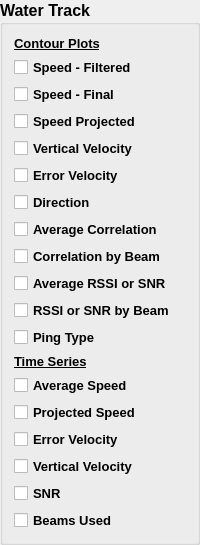
                  <widget class="QGroupBox" name="gb_plot_type_3">
                   <property name="font">
                    <font>
                     <pointsize>12</pointsize>
                     <weight>75</weight>
                     <bold>true</bold>
                    </font>
                   </property>
                   <property name="title">
                    <string>Water Track</string>
                   </property>
                   <layout class="QVBoxLayout" name="verticalLayout_87">
                    <item>
                     <widget class="QLabel" name="label_8">
                      <property name="font">
                       <font>
                        <pointsize>10</pointsize>
                        <weight>75</weight>
                        <bold>true</bold>
                        <underline>true</underline>
                       </font>
                      </property>
                      <property name="text">
                       <string>Contour Plots</string>
                      </property>
                     </widget>
                    </item>
                    <item>
                     <widget class="QCheckBox" name="cb_adv_graph_speed_filtered">
                      <property name="font">
                       <font>
                        <pointsize>10</pointsize>
                        <weight>75</weight>
                        <bold>true</bold>
                       </font>
                      </property>
                      <property name="text">
                       <string>Speed - Filtered</string>
                      </property>
                     </widget>
                    </item>
                    <item>
                     <widget class="QCheckBox" name="cb_adv_graph_speed_final">
                      <property name="font">
                       <font>
                        <pointsize>10</pointsize>
                        <weight>75</weight>
                        <bold>true</bold>
                       </font>
                      </property>
                      <property name="text">
                       <string>Speed - Final</string>
                      </property>
                     </widget>
                    </item>
                    <item>
                     <widget class="QCheckBox" name="cb_adv_graph_projected">
                      <property name="font">
                       <font>
                        <pointsize>10</pointsize>
                        <weight>75</weight>
                        <bold>true</bold>
                       </font>
                      </property>
                      <property name="text">
                       <string>Speed Projected</string>
                      </property>
                     </widget>
                    </item>
                    <item>
                     <widget class="QCheckBox" name="cb_adv_graph_vertical">
                      <property name="font">
                       <font>
                        <pointsize>10</pointsize>
                        <weight>75</weight>
                        <bold>true</bold>
                       </font>
                      </property>
                      <property name="text">
                       <string>Vertical Velocity</string>
                      </property>
                     </widget>
                    </item>
                    <item>
                     <widget class="QCheckBox" name="cb_adv_graph_error">
                      <property name="font">
                       <font>
                        <pointsize>10</pointsize>
                        <weight>75</weight>
                        <bold>true</bold>
                       </font>
                      </property>
                      <property name="text">
                       <string>Error Velocity</string>
                      </property>
                     </widget>
                    </item>
                    <item>
                     <widget class="QCheckBox" name="cb_adv_graph_direction">
                      <property name="font">
                       <font>
                        <pointsize>10</pointsize>
                        <weight>75</weight>
                        <bold>true</bold>
                       </font>
                      </property>
                      <property name="text">
                       <string>Direction</string>
                      </property>
                     </widget>
                    </item>
                    <item>
                     <widget class="QCheckBox" name="cb_adv_graph_avg_corr">
                      <property name="font">
                       <font>
                        <pointsize>10</pointsize>
                        <weight>75</weight>
                        <bold>true</bold>
                       </font>
                      </property>
                      <property name="text">
                       <string>Average Correlation</string>
                      </property>
                     </widget>
                    </item>
                    <item>
                     <widget class="QCheckBox" name="cb_adv_graph_corr_beam">
                      <property name="font">
                       <font>
                        <pointsize>10</pointsize>
                        <weight>75</weight>
                        <bold>true</bold>
                       </font>
                      </property>
                      <property name="text">
                       <string>Correlation by Beam</string>
                      </property>
                     </widget>
                    </item>
                    <item>
                     <widget class="QCheckBox" name="cb_adv_graph_avg_rssi">
                      <property name="font">
                       <font>
                        <pointsize>10</pointsize>
                        <weight>75</weight>
                        <bold>true</bold>
                       </font>
                      </property>
                      <property name="text">
                       <string>Average RSSI or SNR</string>
                      </property>
                     </widget>
                    </item>
                    <item>
                     <widget class="QCheckBox" name="cb_adv_graph_rssi_beam">
                      <property name="font">
                       <font>
                        <pointsize>10</pointsize>
                        <weight>75</weight>
                        <bold>true</bold>
                       </font>
                      </property>
                      <property name="text">
                       <string>RSSI or SNR by Beam</string>
                      </property>
                     </widget>
                    </item>
                    <item>
                     <widget class="QCheckBox" name="cb_adv_graph_ping_type">
                      <property name="font">
                       <font>
                        <pointsize>10</pointsize>
                        <weight>75</weight>
                        <bold>true</bold>
                       </font>
                      </property>
                      <property name="text">
                       <string>Ping Type</string>
                      </property>
                     </widget>
                    </item>
                    <item>
                     <widget class="QLabel" name="label_9">
                      <property name="font">
                       <font>
                        <pointsize>10</pointsize>
                        <weight>75</weight>
                        <bold>true</bold>
                        <underline>true</underline>
                       </font>
                      </property>
                      <property name="text">
                       <string>Time Series</string>
                      </property>
                     </widget>
                    </item>
                    <item>
                     <widget class="QCheckBox" name="cb_adv_graph_avg_speed">
                      <property name="font">
                       <font>
                        <pointsize>10</pointsize>
                        <weight>75</weight>
                        <bold>true</bold>
                       </font>
                      </property>
                      <property name="text">
                       <string>Average Speed</string>
                      </property>
                     </widget>
                    </item>
                    <item>
                     <widget class="QCheckBox" name="cb_adv_graph_projected_speed_ts">
                      <property name="font">
                       <font>
                        <pointsize>10</pointsize>
                        <weight>75</weight>
                        <bold>true</bold>
                       </font>
                      </property>
                      <property name="text">
                       <string>Projected Speed</string>
                      </property>
                     </widget>
                    </item>
                    <item>
                     <widget class="QCheckBox" name="cb_adv_graph_wt_error_ts">
                      <property name="font">
                       <font>
                        <pointsize>10</pointsize>
                        <weight>75</weight>
                        <bold>true</bold>
                       </font>
                      </property>
                      <property name="text">
                       <string>Error Velocity</string>
                      </property>
                     </widget>
                    </item>
                    <item>
                     <widget class="QCheckBox" name="cb_adv_graph_wt_vert_ts">
                      <property name="font">
                       <font>
                        <pointsize>10</pointsize>
                        <weight>75</weight>
                        <bold>true</bold>
                       </font>
                      </property>
                      <property name="text">
                       <string>Vertical Velocity</string>
                      </property>
                     </widget>
                    </item>
                    <item>
                     <widget class="QCheckBox" name="cb_adv_graph_wt_snr_ts">
                      <property name="font">
                       <font>
                        <pointsize>10</pointsize>
                        <weight>75</weight>
                        <bold>true</bold>
                       </font>
                      </property>
                      <property name="text">
                       <string>SNR</string>
                      </property>
                     </widget>
                    </item>
                    <item>
                     <widget class="QCheckBox" name="cb_adv_graph_wt_beams_ts">
                      <property name="font">
                       <font>
                        <pointsize>10</pointsize>
                        <weight>75</weight>
                        <bold>true</bold>
                       </font>
                      </property>
                      <property name="text">
                       <string>Beams Used</string>
                      </property>
                     </widget>
                    </item>
                   </layout>
                  </widget>
